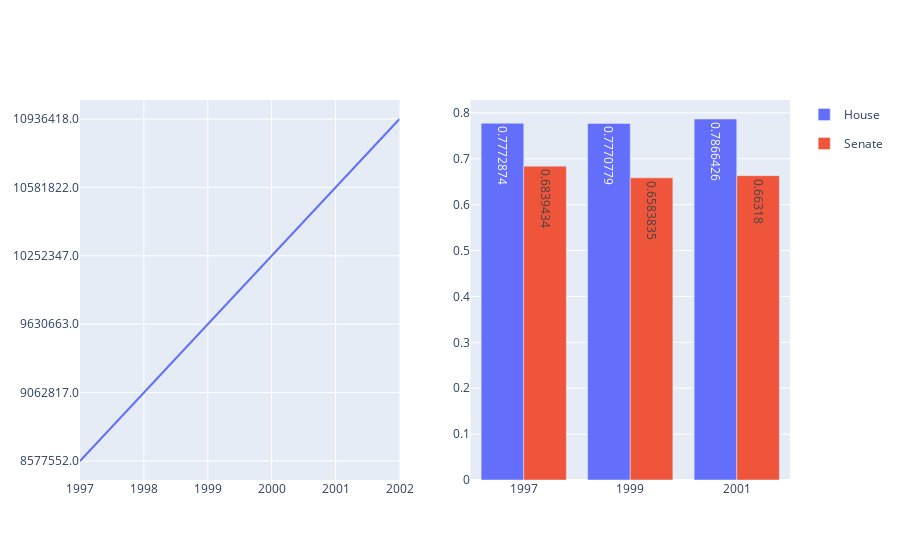

The notebook cell saved with this chart:
### Code cell
fig = make_subplots(rows=1, cols=2)

for trace in state_fig.data:
    fig.add_trace(trace, row=1, col=1)

for trace in polarization_fig.data:
    fig.add_trace(trace, row=1, col=2)


fig.update_layout(showlegend=True)


fig.show()

### Figure 1 — Plotly figure (JSON) as saved in the notebook; plotly's stock layout.template omitted (floating-point values rounded to 4 significant figures)
{"data": [{"hovertemplate": "year=%{x}<br>gdp=%{y}<extra></extra>", "legendgroup": "", "line": {"color": "#636efa", "dash": "solid"}, "marker": {"symbol": "circle"}, "mode": "lines", "name": "", "orientation": "v", "showlegend": false, "type": "scatter", "x": ["1997", "1998", "1999", "2000", "2001", "2002"], "xaxis": "x", "y": ["8577552.0", "9062817.0", "9630663.0", "10252347.0", "10581822.0", "10936418.0"], "yaxis": "y"}, {"alignmentgroup": "True", "hovertemplate": "chamber=House<br>year=%{x}<br>Party Mean Difference=%{y}<extra></extra>", "legendgroup": "House", "marker": {"color": "#636efa", "pattern": {"shape": ""}}, "name": "House", "offsetgroup": "House", "orientation": "v", "showlegend": true, "textposition": "auto", "texttemplate": "%{y}", "type": "bar", "x": [1997, 1999, 2001], "xaxis": "x2", "y": [0.7773, 0.7771, 0.7866], "yaxis": "y2"}, {"alignmentgroup": "True", "hovertemplate": "chamber=Senate<br>year=%{x}<br>Party Mean Difference=%{y}<extra></extra>", "legendgroup": "Senate", "marker": {"color": "#EF553B", "pattern": {"shape": ""}}, "name": "Senate", "offsetgroup": "Senate", "orientation": "v", "showlegend": true, "textposition": "auto", "texttemplate": "%{y}", "type": "bar", "x": [1997, 1999, 2001], "xaxis": "x2", "y": [0.6839, 0.6584, 0.6632], "yaxis": "y2"}], "layout": {"showlegend": true, "xaxis": {"anchor": "y", "domain": [0, 0.45]}, "xaxis2": {"anchor": "y2", "domain": [0.55, 1]}, "yaxis": {"anchor": "x", "domain": [0, 1]}, "yaxis2": {"anchor": "x2", "domain": [0, 1]}}}
